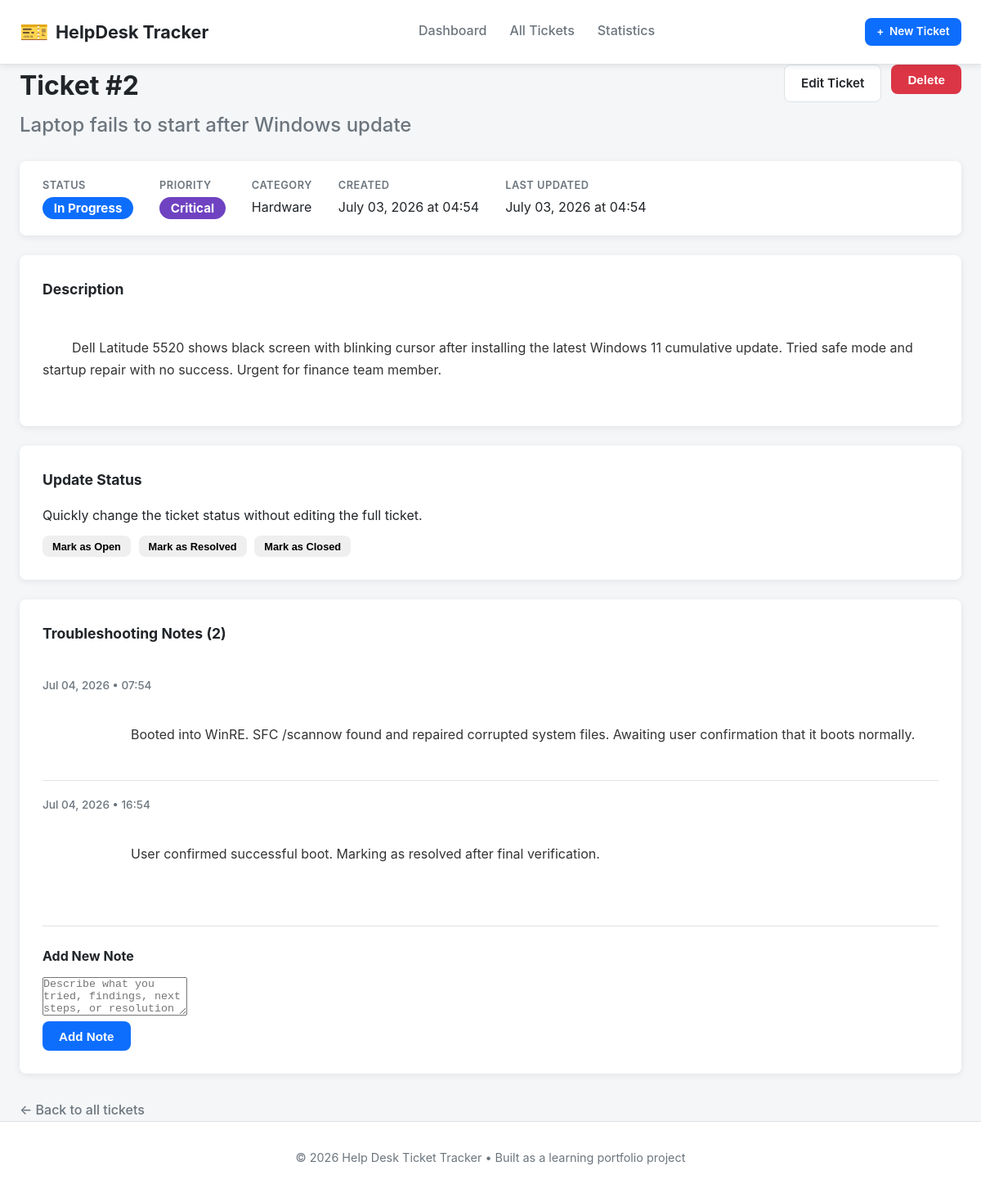
The page /tickets/2 on the database its author committed.
### models.py (models this page shows, shortened)
class Ticket(db.Model):
    __tablename__ = 'tickets'
    id = db.Column(db.Integer, primary_key=True)
    title = db.Column(db.String(200), nullable=False)
    description = db.Column(db.Text, nullable=False)
    priority = db.Column(db.String(20), nullable=False)
    category = db.Column(db.String(30), nullable=False)
    status = db.Column(db.String(20), nullable=False, default='Open')
    created_at = db.Column(db.DateTime, default=datetime.utcnow)
    updated_at = db.Column(db.DateTime, default=datetime.utcnow, onupdate=datetime.utcnow)
    notes = db.relationship(
        'TroubleshootingNote',
        backref='ticket',
        lazy='dynamic',
        cascade='all, delete-orphan'
    )

class TroubleshootingNote(db.Model):
    __tablename__ = 'troubleshooting_notes'
    id = db.Column(db.Integer, primary_key=True)
    ticket_id = db.Column(db.Integer, db.ForeignKey('tickets.id'), nullable=False)
    note = db.Column(db.Text, nullable=False)
    created_at = db.Column(db.DateTime, default=datetime.utcnow)

### app.py (the view)
    @app.route('/tickets/<int:ticket_id>')
    def ticket_details(ticket_id):
        ticket = Ticket.query.get_or_404(ticket_id)
        notes = TroubleshootingNote.query.filter_by(ticket_id=ticket_id).order_by(TroubleshootingNote.created_at.asc()).all()
        return render_template('ticket_details.html', ticket=ticket, notes=notes, allowed_statuses=ALLOWED_STATUSES)

### app.py (called while the page is built)
def create_app():
    app = Flask(__name__)
    app.config['SECRET_KEY'] = 'dev-secret-key-change-this-in-production'
    app.config['SQLALCHEMY_DATABASE_URI'] = 'sqlite:///' + os.path.join(app.instance_path, 'tickets.db')
    app.config['SQLALCHEMY_TRACK_MODIFICATIONS'] = False
    os.makedirs(app.instance_path, exist_ok=True)
    db.init_app(app)
    register_routes(app)
    register_error_handlers(app)
    @app.context_processor
    def inject_global_vars():
        return {'current_year': datetime.utcnow().year}
    return app

### templates/ticket_details.html (shortened to what this page needs)
{% extends "base.html" %}
{% block content %}
<div class="ticket-detail-header">
    <div>
        <h1>Ticket #{{ ticket.id }}</h1>
        <h2 class="ticket-title">{{ ticket.title }}</h2>
    </div>
    <div class="header-actions">
        <a href="{{ url_for('edit_ticket', ticket_id=ticket.id) }}" class="btn btn-secondary">Edit Ticket</a>
        <form method="post"
              action="{{ url_for('delete_ticket', ticket_id=ticket.id) }}"
              onsubmit="return confirm('Permanently delete this ticket and all its notes?');">
            <button type="submit" class="btn btn-danger">Delete</button>
        </form>
    </div>
</div>
<div class="ticket-meta">
    <div class="meta-item">
        <span class="meta-label">Status</span>
        <span class="badge status-{{ ticket.status|replace(' ', '-')|lower }} status-large">{{ ticket.status }}</span>
    </div>
    <div class="meta-item">
        <span class="meta-label">Priority</span>
        <span class="badge badge-{{ ticket.priority|lower }} status-large">{{ ticket.priority }}</span>
    </div>
    <div class="meta-item">
        <span class="meta-label">Category</span>
        <span>{{ ticket.category }}</span>
    </div>
    <div class="meta-item">
        <span class="meta-label">Created</span>
        <span>{{ ticket.created_at.strftime('%B %d, %Y at %H:%M') }}</span>
    </div>
    <div class="meta-item">
        <span class="meta-label">Last Updated</span>
        <span>{{ ticket.updated_at.strftime('%B %d, %Y at %H:%M') }}</span>
    </div>
</div>
<div class="card">
    <h3>Description</h3>
    <div class="ticket-description">
        {{ ticket.description|replace('\n', '<br>')|safe }}
    </div>
</div>
<div class="card">
    <h3>Update Status</h3>
    <p class="text-muted">Quickly change the ticket status without editing the full ticket.</p>
    <form method="post" action="{{ url_for('update_status', ticket_id=ticket.id) }}" class="status-update-form">
        <div class="status-actions">
            {% for status in allowed_statuses %}
                {% if status != ticket.status %}
                    <button type="submit"
                            name="status"
                            value="{{ status }}"
                            class="btn btn-status btn-{{ status|replace(' ', '-')|lower }}">
                        Mark as {{ status }}
                    </button>
                {% endif %}
            {% endfor %}
        </div>
    </form>
</div>
<div class="card">
    <h3>Troubleshooting Notes <span class="note-count">({{ notes|length }})</span></h3>
    {% if notes %}
        <div class="notes-timeline">
            {% for note in notes %}
                <div class="note-item">
                    <div class="note-header">
                        <span class="note-date">{{ note.created_at.strftime('%b %d, %Y • %H:%M') }}</span>
                    </div>
                    <div class="note-content">
                        {{ note.note|replace('\n', '<br>')|safe }}
                    </div>
                </div>
            {% endfor %}
        </div>
    {% else %}
        <div class="empty-state small">
            <p>No notes yet. Add the first troubleshooting step below.</p>
        </div>
    {% endif %}
    <div class="add-note-section">
        <h4>Add New Note</h4>
        <form method="post" action="{{ url_for('add_note', ticket_id=ticket.id) }}">
            <div class="form-group">
                <textarea name="note"
                          rows="3"
                          placeholder="Describe what you tried, findings, next steps, or resolution details..."
                          required></textarea>
            </div>
            <button type="submit" class="btn btn-primary">Add Note</button>
        </form>
    </div>
</div>
<div class="back-link">
    <a href="{{ url_for('list_tickets') }}">&larr; Back to all tickets</a>
</div>
{% endblock %}

### static/css/style.css (style rules this page uses)
:root { --primary: #0d6efd; --primary-dark: #0a58ca; --success: #198754; --warning: #ffc107; --danger: #dc3545; --info: #0dcaf0; --dark: #212529; --light: #f8f9fa; --gray: #6c757d; --border: #dee2e6; --shadow: 0 2px 8px rgba(0, 0, 0, 0.08); --shadow-hover: 0 4px 12px rgba(0, 0, 0, 0.12); --radius: 8px; --transition: all 0.2s ease; }
* { margin: 0; padding: 0; box-sizing: border-box; }
body { font-family: -apple-system, BlinkMacSystemFont, "Segoe UI", Roboto, "Helvetica Neue", Arial, sans-serif; line-height: 1.6; color: var(--dark); background-color: #f4f6f8; min-height: 100vh; display: flex; flex-direction: column; }
.btn { display: inline-flex; align-items: center; justify-content: center; gap: 0.4rem; padding: 0.6rem 1.25rem; border: none; border-radius: var(--radius); font-size: 0.95rem; font-weight: 600; text-decoration: none; cursor: pointer; transition: var(--transition); white-space: nowrap; }
.btn-primary { background-color: var(--primary); color: white; }
.btn-secondary { background-color: white; color: var(--dark); border: 1px solid var(--border); }
.btn-danger { background-color: var(--danger); color: white; }
.btn-status { font-size: 0.8rem; padding: 0.35rem 0.75rem; }
.card { background: white; border-radius: var(--radius); padding: 1.75rem; box-shadow: var(--shadow); margin-bottom: 1.5rem; }
.card h3 { margin-bottom: 1rem; font-size: 1.1rem; color: var(--dark); }
.badge { display: inline-block; padding: 0.25em 0.65em; font-size: 0.75rem; font-weight: 700; line-height: 1; text-align: center; white-space: nowrap; vertical-align: baseline; border-radius: 50rem; color: white; }
.badge-critical { background-color: #6f42c1; }
.status-in-progress { background-color: #0d6efd; color: white; }
.status-large { font-size: 0.95rem; padding: 0.4em 0.9em; }
.ticket-detail-header { display: flex; justify-content: space-between; align-items: flex-start; gap: 2rem; margin-bottom: 1.5rem; flex-wrap: wrap; }
.ticket-title { font-size: 1.5rem; color: var(--gray); font-weight: 500; margin-top: 0.25rem; }
.header-actions { display: flex; gap: 0.75rem; flex-wrap: wrap; }
.ticket-meta { display: flex; flex-wrap: wrap; gap: 2rem; background: white; padding: 1.25rem 1.75rem; border-radius: var(--radius); box-shadow: var(--shadow); margin-bottom: 1.5rem; }
.meta-item { display: flex; flex-direction: column; gap: 0.25rem; }
.meta-label { font-size: 0.8rem; color: var(--gray); font-weight: 600; text-transform: uppercase; letter-spacing: 0.5px; }
.ticket-description { white-space: pre-wrap; line-height: 1.7; color: #333; }
.notes-timeline { margin: 1.25rem 0; }
.note-item { padding: 1rem 0; border-bottom: 1px solid var(--border); }
.note-item:last-child { border-bottom: none; }
.note-header { margin-bottom: 0.5rem; }
.note-date { font-size: 0.85rem; color: var(--gray); font-weight: 500; }
.note-content { white-space: pre-wrap; color: #333; line-height: 1.65; }
.add-note-section { margin-top: 2rem; padding-top: 1.5rem; border-top: 1px solid var(--border); }
.add-note-section h4 { margin-bottom: 0.75rem; }
.status-update-form .status-actions { display: flex; flex-wrap: wrap; gap: 0.6rem; margin-top: 0.75rem; }
.back-link { margin-top: 2rem; }
.back-link a { color: var(--gray); text-decoration: none; font-weight: 500; }

### rows shown on the page
Ticket: id "2", title "Laptop fails to start after Windows update", status "In Progress", priority "Critical", category "Hardware", created_at "July 03, 2026 at 04:54", updated_at "July 03, 2026 at 04:54", description "Dell Latitude 5520 shows black screen with blinking cursor after installing the latest Windows 11 cumulative update. Tried safe mode and startup repair with no success. Urgent for finance team member."
TroubleshootingNote: created_at "Jul 04, 2026 • 07:54", note "Booted into WinRE. SFC /scannow found and repaired corrupted system files. Awaiting user confirmation that it boots normally."
TroubleshootingNote: created_at "Jul 04, 2026 • 16:54", note "User confirmed successful boot. Marking as resolved after final verification."

### other values the page prints
{{ status }} "Open" "Resolved" "Closed"
{{ notes|length }} "2"
